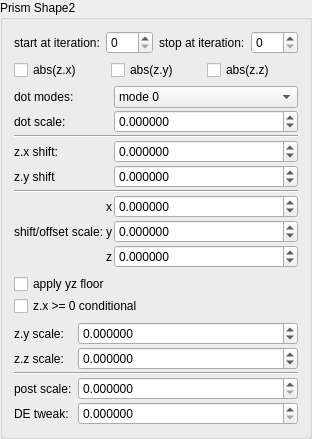
    <widget class="QGroupBox" name="groupBox">
     <property name="title">
      <string>Prism Shape2</string>
     </property>
     <layout class="QVBoxLayout" name="verticalLayout_3">
      <item>
       <layout class="QHBoxLayout" name="horizontalLayout_34" stretch="0,1,0,1">
        <item>
         <widget class="QLabel" name="label_149">
          <property name="text">
           <string>start at iteration:</string>
          </property>
         </widget>
        </item>
        <item>
         <widget class="MySpinBox" name="spinboxInt_transf_start_iterations_P">
          <property name="sizePolicy">
           <sizepolicy hsizetype="Minimum" vsizetype="Maximum">
            <horstretch>0</horstretch>
            <verstretch>0</verstretch>
           </sizepolicy>
          </property>
          <property name="minimum">
           <number>0</number>
          </property>
          <property name="maximum">
           <number>999</number>
          </property>
          <property name="value">
           <number>0</number>
          </property>
         </widget>
        </item>
        <item>
         <widget class="QLabel" name="label_87">
          <property name="text">
           <string>stop at iteration:</string>
          </property>
         </widget>
        </item>
        <item>
         <widget class="MySpinBox" name="spinboxInt_transf_stop_iterations_P1">
          <property name="sizePolicy">
           <sizepolicy hsizetype="Preferred" vsizetype="Maximum">
            <horstretch>0</horstretch>
            <verstretch>0</verstretch>
           </sizepolicy>
          </property>
          <property name="maximum">
           <number>999</number>
          </property>
         </widget>
        </item>
       </layout>
      </item>
      <item>
       <layout class="QHBoxLayout" name="horizontalLayout_35" stretch="0,0,0">
        <item>
         <widget class="MyCheckBox" name="checkBox_transf_function_enabledCx_false">
          <property name="text">
           <string notr="true">abs(z.x)</string>
          </property>
         </widget>
        </item>
        <item>
         <widget class="MyCheckBox" name="checkBox_transf_function_enabledCy">
          <property name="text">
           <string notr="true">abs(z.y)</string>
          </property>
         </widget>
        </item>
        <item>
         <widget class="MyCheckBox" name="checkBox_transf_function_enabledCz">
          <property name="text">
           <string notr="true">abs(z.z)</string>
          </property>
         </widget>
        </item>
       </layout>
      </item>
      <item>
       <layout class="QGridLayout" name="gridLayout_33" columnstretch="0,0,0,1">
        <property name="spacing">
         <number>2</number>
        </property>
        <item row="1" column="1">
         <widget class="QLabel" name="label_177">
          <property name="text">
           <string>dot scale:</string>
          </property>
         </widget>
        </item>
        <item row="1" column="3">
         <widget class="MyDoubleSpinBox" name="spinbox_transf_scale">
          <property name="sizePolicy">
           <sizepolicy hsizetype="Minimum" vsizetype="Maximum">
            <horstretch>0</horstretch>
            <verstretch>0</verstretch>
           </sizepolicy>
          </property>
          <property name="font">
           <font>
            <weight>50</weight>
            <bold>false</bold>
           </font>
          </property>
          <property name="prefix">
           <string/>
          </property>
          <property name="suffix">
           <string/>
          </property>
          <property name="decimals">
           <number>6</number>
          </property>
          <property name="minimum">
           <double>-99.989999999999995</double>
          </property>
          <property name="maximum">
           <double>99.989999999999995</double>
          </property>
          <property name="singleStep">
           <double>0.100000000000000</double>
          </property>
         </widget>
        </item>
        <item row="7" column="3">
         <widget class="MyDoubleSpinBox" name="spinbox3_transf_constant_multiplier_000_y">
          <property name="sizePolicy">
           <sizepolicy hsizetype="Minimum" vsizetype="Maximum">
            <horstretch>0</horstretch>
            <verstretch>0</verstretch>
           </sizepolicy>
          </property>
          <property name="prefix">
           <string/>
          </property>
          <property name="suffix">
           <string/>
          </property>
          <property name="decimals">
           <number>6</number>
          </property>
          <property name="minimum">
           <double>-99.989999999999995</double>
          </property>
          <property name="maximum">
           <double>99.989999999999995</double>
          </property>
          <property name="singleStep">
           <double>0.100000000000000</double>
          </property>
         </widget>
        </item>
        <item row="8" column="3">
         <widget class="MyDoubleSpinBox" name="spinbox3_transf_constant_multiplier_000_z">
          <property name="sizePolicy">
           <sizepolicy hsizetype="Minimum" vsizetype="Maximum">
            <horstretch>0</horstretch>
            <verstretch>0</verstretch>
           </sizepolicy>
          </property>
          <property name="prefix">
           <string/>
          </property>
          <property name="suffix">
           <string/>
          </property>
          <property name="decimals">
           <number>6</number>
          </property>
          <property name="minimum">
           <double>-99.989999999999995</double>
          </property>
          <property name="maximum">
           <double>99.989999999999995</double>
          </property>
          <property name="singleStep">
           <double>0.100000000000000</double>
          </property>
         </widget>
        </item>
        <item row="4" column="3">
         <widget class="MyDoubleSpinBox" name="spinbox_transf_offsetB_0">
          <property name="sizePolicy">
           <sizepolicy hsizetype="Minimum" vsizetype="Maximum">
            <horstretch>0</horstretch>
            <verstretch>0</verstretch>
           </sizepolicy>
          </property>
          <property name="prefix">
           <string/>
          </property>
          <property name="suffix">
           <string/>
          </property>
          <property name="decimals">
           <number>6</number>
          </property>
          <property name="minimum">
           <double>-99.000000000000000</double>
          </property>
          <property name="maximum">
           <double>99.000000000000000</double>
          </property>
          <property name="singleStep">
           <double>0.100000000000000</double>
          </property>
         </widget>
        </item>
        <item row="8" column="2">
         <widget class="QLabel" name="label_131">
          <property name="sizePolicy">
           <sizepolicy hsizetype="Preferred" vsizetype="Preferred">
            <horstretch>0</horstretch>
            <verstretch>0</verstretch>
           </sizepolicy>
          </property>
          <property name="text">
           <string notr="true">z</string>
          </property>
          <property name="alignment">
           <set>Qt::AlignRight|Qt::AlignTrailing|Qt::AlignVCenter</set>
          </property>
         </widget>
        </item>
        <item row="6" column="3">
         <widget class="MyDoubleSpinBox" name="spinbox3_transf_constant_multiplier_000_x">
          <property name="sizePolicy">
           <sizepolicy hsizetype="Minimum" vsizetype="Maximum">
            <horstretch>0</horstretch>
            <verstretch>0</verstretch>
           </sizepolicy>
          </property>
          <property name="prefix">
           <string/>
          </property>
          <property name="suffix">
           <string/>
          </property>
          <property name="decimals">
           <number>6</number>
          </property>
          <property name="minimum">
           <double>-99.989999999999995</double>
          </property>
          <property name="maximum">
           <double>99.989999999999995</double>
          </property>
          <property name="singleStep">
           <double>0.100000000000000</double>
          </property>
         </widget>
        </item>
        <item row="6" column="2">
         <widget class="QLabel" name="label_129">
          <property name="sizePolicy">
           <sizepolicy hsizetype="Preferred" vsizetype="Preferred">
            <horstretch>0</horstretch>
            <verstretch>0</verstretch>
           </sizepolicy>
          </property>
          <property name="text">
           <string notr="true">x</string>
          </property>
          <property name="alignment">
           <set>Qt::AlignRight|Qt::AlignTrailing|Qt::AlignVCenter</set>
          </property>
         </widget>
        </item>
        <item row="5" column="1" colspan="3">
         <widget class="Line" name="line_2">
          <property name="orientation">
           <enum>Qt::Horizontal</enum>
          </property>
         </widget>
        </item>
        <item row="7" column="2">
         <widget class="QLabel" name="label_130">
          <property name="sizePolicy">
           <sizepolicy hsizetype="Preferred" vsizetype="Preferred">
            <horstretch>0</horstretch>
            <verstretch>0</verstretch>
           </sizepolicy>
          </property>
          <property name="text">
           <string notr="true">y</string>
          </property>
          <property name="alignment">
           <set>Qt::AlignRight|Qt::AlignTrailing|Qt::AlignVCenter</set>
          </property>
         </widget>
        </item>
        <item row="3" column="3">
         <widget class="MyDoubleSpinBox" name="spinbox_transf_offset_0">
          <property name="sizePolicy">
           <sizepolicy hsizetype="Minimum" vsizetype="Maximum">
            <horstretch>0</horstretch>
            <verstretch>0</verstretch>
           </sizepolicy>
          </property>
          <property name="prefix">
           <string/>
          </property>
          <property name="suffix">
           <string/>
          </property>
          <property name="decimals">
           <number>6</number>
          </property>
          <property name="minimum">
           <double>-99.000000000000000</double>
          </property>
          <property name="maximum">
           <double>99.000000000000000</double>
          </property>
          <property name="singleStep">
           <double>0.100000000000000</double>
          </property>
         </widget>
        </item>
        <item row="2" column="1" colspan="3">
         <widget class="Line" name="line_30">
          <property name="orientation">
           <enum>Qt::Horizontal</enum>
          </property>
         </widget>
        </item>
        <item row="7" column="1">
         <widget class="QLabel" name="label_174">
          <property name="text">
           <string>shift/offset scale:</string>
          </property>
         </widget>
        </item>
        <item row="3" column="1">
         <widget class="QLabel" name="label_175">
          <property name="text">
           <string>z.x shift:</string>
          </property>
         </widget>
        </item>
        <item row="4" column="1">
         <widget class="QLabel" name="label_176">
          <property name="text">
           <string>z.y shift</string>
          </property>
         </widget>
        </item>
        <item row="0" column="1">
         <widget class="QLabel" name="label_178">
          <property name="layoutDirection">
           <enum>Qt::LeftToRight</enum>
          </property>
          <property name="text">
           <string>dot modes:</string>
          </property>
         </widget>
        </item>
        <item row="0" column="3">
         <widget class="MyComboBox" name="comboBox_combo_mode_A">
          <item>
           <property name="text">
            <string>mode 0</string>
           </property>
          </item>
          <item>
           <property name="text">
            <string>mode 1</string>
           </property>
          </item>
          <item>
           <property name="text">
            <string>mode 2</string>
           </property>
          </item>
          <item>
           <property name="text">
            <string>mode 3</string>
           </property>
          </item>
          <item>
           <property name="text">
            <string>mode 4</string>
           </property>
          </item>
          <item>
           <property name="text">
            <string>mode 5</string>
           </property>
          </item>
          <item>
           <property name="text">
            <string>mode 6</string>
           </property>
          </item>
          <item>
           <property name="text">
            <string>mode 7</string>
           </property>
          </item>
         </widget>
        </item>
       </layout>
      </item>
      <item>
       <layout class="QGridLayout" name="gridLayout_4">
        <property name="verticalSpacing">
         <number>2</number>
        </property>
        <item row="0" column="0">
         <widget class="MyCheckBox" name="checkBox_transf_function_enabledy_false">
          <property name="text">
           <string>apply yz floor</string>
          </property>
         </widget>
        </item>
        <item row="1" column="0">
         <widget class="MyCheckBox" name="checkBox_transf_function_enabledz_false">
          <property name="text">
           <string>z.x &gt;= 0 conditional</string>
          </property>
         </widget>
        </item>
       </layout>
      </item>
      <item>
       <layout class="QGridLayout" name="gridLayout_2" columnstretch="0,1">
        <property name="verticalSpacing">
         <number>2</number>
        </property>
        <item row="3" column="1">
         <widget class="MyDoubleSpinBox" name="spinbox_transf_scale_1">
          <property name="sizePolicy">
           <sizepolicy hsizetype="Minimum" vsizetype="Maximum">
            <horstretch>0</horstretch>
            <verstretch>0</verstretch>
           </sizepolicy>
          </property>
          <property name="prefix">
           <string/>
          </property>
          <property name="suffix">
           <string/>
          </property>
          <property name="decimals">
           <number>6</number>
          </property>
          <property name="minimum">
           <double>0.000000000000000</double>
          </property>
          <property name="maximum">
           <double>99.000000000000000</double>
          </property>
          <property name="singleStep">
           <double>0.100000000000000</double>
          </property>
         </widget>
        </item>
        <item row="1" column="0">
         <widget class="QLabel" name="label_111">
          <property name="text">
           <string>z.z scale:</string>
          </property>
         </widget>
        </item>
        <item row="0" column="0">
         <widget class="QLabel" name="label_106">
          <property name="text">
           <string>z.y scale:</string>
          </property>
         </widget>
        </item>
        <item row="1" column="1">
         <widget class="MyDoubleSpinBox" name="spinbox_transf_scaleB_1">
          <property name="sizePolicy">
           <sizepolicy hsizetype="Minimum" vsizetype="Maximum">
            <horstretch>0</horstretch>
            <verstretch>0</verstretch>
           </sizepolicy>
          </property>
          <property name="prefix">
           <string/>
          </property>
          <property name="suffix">
           <string/>
          </property>
          <property name="decimals">
           <number>6</number>
          </property>
          <property name="minimum">
           <double>-99.000000000000000</double>
          </property>
          <property name="maximum">
           <double>99.000000000000000</double>
          </property>
          <property name="singleStep">
           <double>0.100000000000000</double>
          </property>
         </widget>
        </item>
        <item row="4" column="1">
         <widget class="MyDoubleSpinBox" name="spinbox_transf_scaleC_1">
          <property name="sizePolicy">
           <sizepolicy hsizetype="Minimum" vsizetype="Maximum">
            <horstretch>0</horstretch>
            <verstretch>0</verstretch>
           </sizepolicy>
          </property>
          <property name="prefix">
           <string/>
          </property>
          <property name="suffix">
           <string/>
          </property>
          <property name="decimals">
           <number>6</number>
          </property>
          <property name="minimum">
           <double>0.000000000000000</double>
          </property>
          <property name="maximum">
           <double>99.000000000000000</double>
          </property>
          <property name="singleStep">
           <double>0.100000000000000</double>
          </property>
         </widget>
        </item>
        <item row="0" column="1">
         <widget class="MyDoubleSpinBox" name="spinbox_transf_scaleA_1">
          <property name="sizePolicy">
           <sizepolicy hsizetype="Minimum" vsizetype="Maximum">
            <horstretch>0</horstretch>
            <verstretch>0</verstretch>
           </sizepolicy>
          </property>
          <property name="prefix">
           <string/>
          </property>
          <property name="suffix">
           <string/>
          </property>
          <property name="decimals">
           <number>6</number>
          </property>
          <property name="minimum">
           <double>-99.000000000000000</double>
          </property>
          <property name="maximum">
           <double>99.000000000000000</double>
          </property>
          <property name="singleStep">
           <double>0.100000000000000</double>
          </property>
         </widget>
        </item>
        <item row="4" column="0">
         <widget class="QLabel" name="label_113">
          <property name="text">
           <string>DE tweak:</string>
          </property>
         </widget>
        </item>
        <item row="2" column="0" colspan="2">
         <widget class="Line" name="line_29">
          <property name="orientation">
           <enum>Qt::Horizontal</enum>
          </property>
         </widget>
        </item>
        <item row="3" column="0">
         <widget class="QLabel" name="label_107">
          <property name="text">
           <string>post scale:</string>
          </property>
         </widget>
        </item>
       </layout>
      </item>
     </layout>
    </widget>
